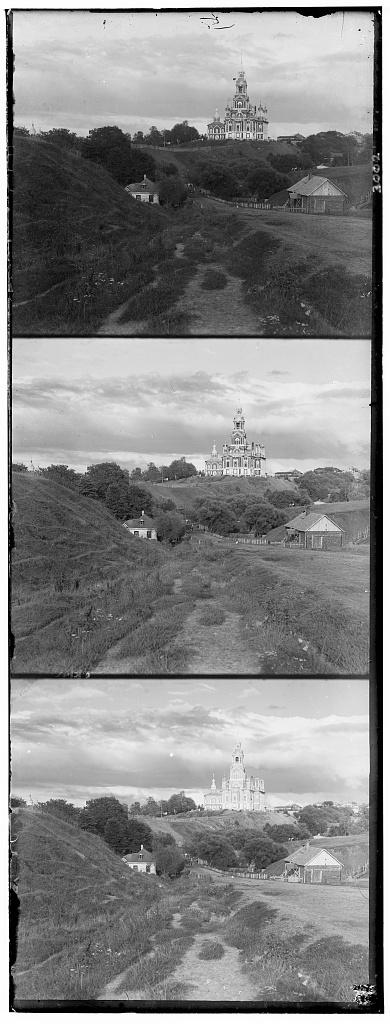
#> input picture 1/cs180 proj1 data/cathedral.jpg, 390 x 1024 px
$ python colorize_skel.py
#> lines starting #> are read from the running program, lines starting #| are printed output that depends on the picture
# CS180 (CS280A): Project 1 starter Python code

# these are just some suggested libraries
# instead of scikit-image you could use matplotlib and opencv to read, write, and display images

import numpy as np
import skimage as sk
import skimage.io as skio

# name of the input file
imname = 'cathedral.jpg'

# read in the image
im = skio.imread(imname)
#> im is the input picture: shape (1024, 390); min 0, max 255, mean 133.7

# convert to double (might want to do this later on to save memory)
im = sk.img_as_float(im)

# compute the height of each part (just 1/3 of total)
height = np.floor(im.shape[0] / 3.0).astype(np.uint64)
#> height = 341

# separate color channels
b = im[:height]
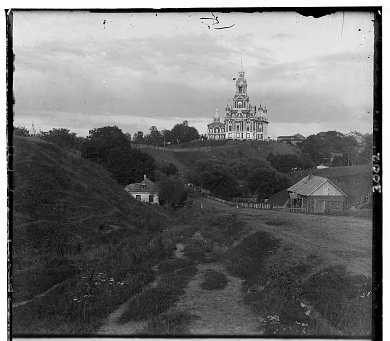
#> b: shape (341, 390) float64; min 0, max 1, mean 0.447
#> (the run stopped early here; a loop or call above may not have finished)

$ run again, with 1/cs180 proj1 data/monastery.jpg copied over 1/cs180 proj1 data/cathedral.jpg
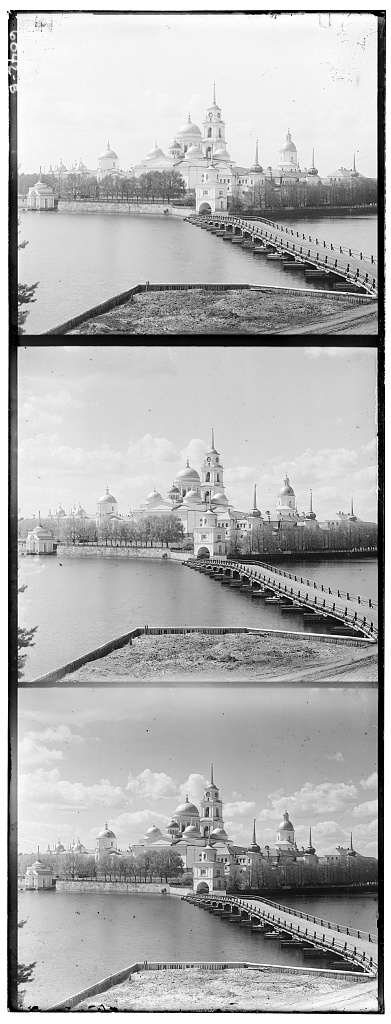
#> input picture 1/cs180 proj1 data/monastery.jpg, 391 x 1024 px
#> im is the input picture: shape (1024, 391); min 0, max 255, mean 177.7
#> `b = im[:height]`:
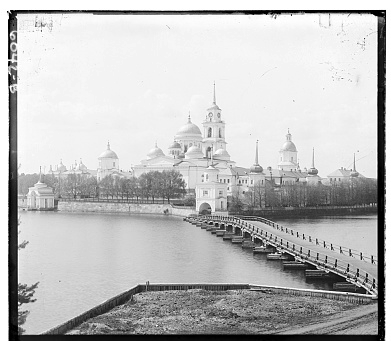
#> b: shape (341, 391) float64; min 0, max 1, mean 0.742

$ run again, with 1/cs180 proj1 data/tobolsk.jpg copied over 1/cs180 proj1 data/cathedral.jpg
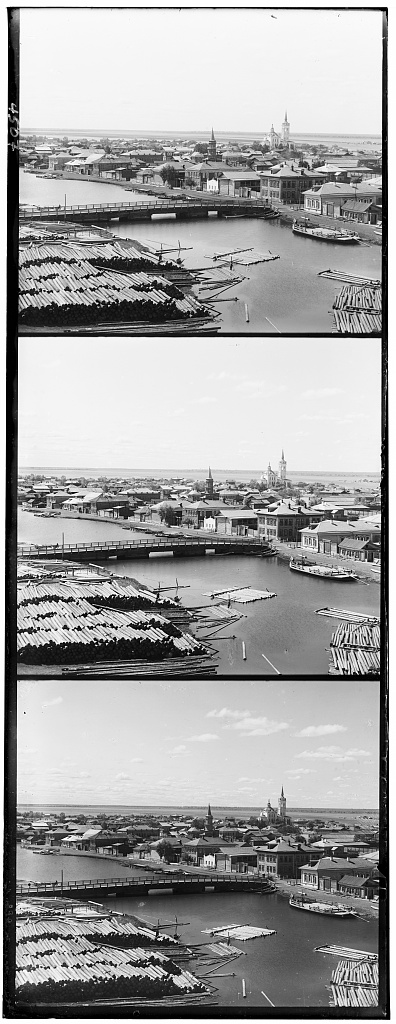
#> input picture 1/cs180 proj1 data/tobolsk.jpg, 396 x 1024 px
#> im is the input picture: shape (1024, 396); min 0, max 255, mean 161
#> `b = im[:height]`:
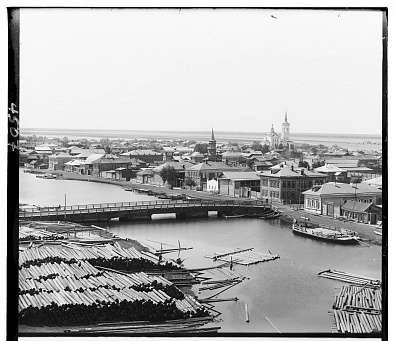
#> b: shape (341, 396) float64; min 0, max 1, mean 0.682
